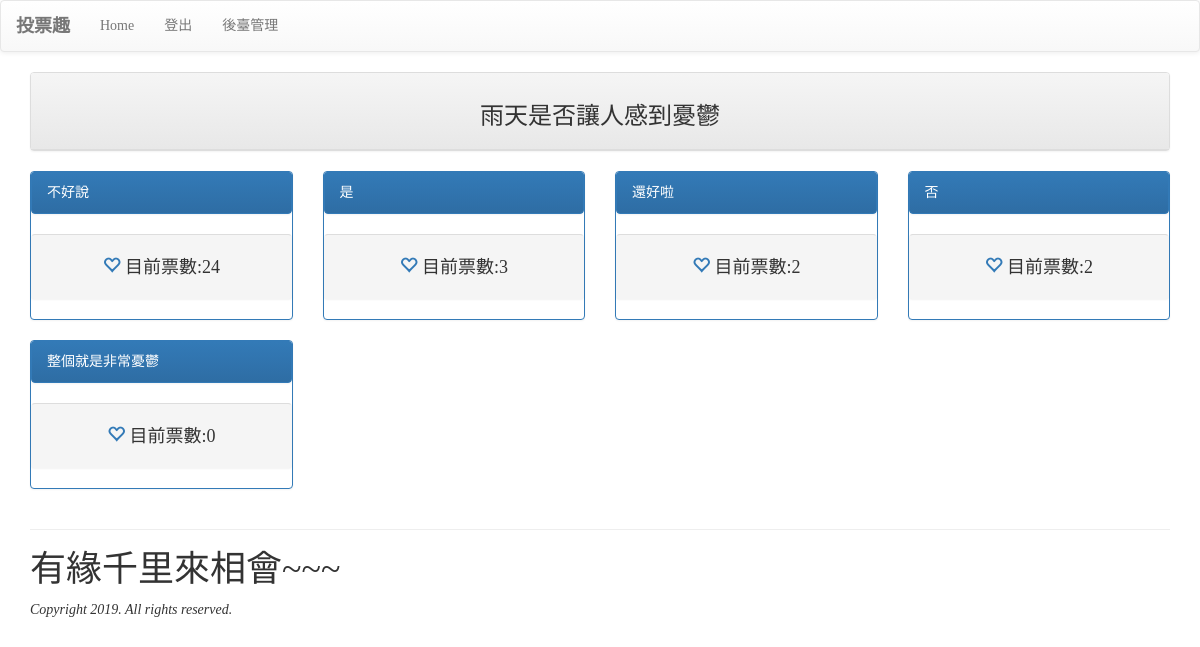
The app's page /poll/1 (signed in) with its own data.
### mysite/models.py (models this page shows, shortened)
class Poll(models.Model):
    name = models.CharField(max_length=200, null=False)
    created_at = models.DateField(auto_now_add=True)
    enabled = models.BooleanField(default=False)

class PollItem(models.Model):
    poll = models.ForeignKey(Poll, on_delete=models.CASCADE)
    name = models.CharField(max_length=200, null=False)
    image_url = models.CharField(max_length=200, null=True, blank=True)
    vote = models.PositiveIntegerField(default=0)

### mysite/views.py (the view)
# urls.py: path('poll/<int:pollid>', views.poll, name='poll-url'),
@login_required
def poll(request, pollid):
    try:
        poll = models.Poll.objects.get(id = pollid)
    except:
        poll = None
    if poll is not None:
        pollitems = models.PollItem.objects.filter(poll=poll).order_by('-vote')
    return render(request, 'poll.html', locals())

### mysite/templates/poll.html (shortened to what this page needs)
{% extends 'base.html' %}
{% block content %}
<div class='container'>
<div class='row'>
	<div class='col-md-12'>
		<div class='panel panel-default'>
			<div class='panel-heading' align=center>
			    <h3>{{ poll.name }}</h3>
			</div>
		</div>
	</div>
</div>
{% for pollitem in pollitems %}
    {% cycle "<div class='row'>" "" "" "" %}
    <div class='col-sm-3'>
        <div class='panel panel-primary'>
            <div class='panel panel-heading'>
                {{ pollitem.name }}
            </div>
            <div class='panel panel-footer' align=center>
                <h4>
                <a href='/vote/{{poll.id}}/{{pollitem.id}}' title='投票'>
                    <span class='glyphicon glyphicon-heart-empty'></span>
                </a>
                目前票數:{{ pollitem.vote }}
                </h4>
            </div>
        </div>
    </div>
    {% cycle "" "" "" "</div>" %}
{% endfor %}
</div>
{% endblock %}

### mysite/templates/base.html (style rules this page uses)
h1,h2,h3,h4,h5,p,div { font-family: 微軟正黑體; }

### records on screen
Poll: name "雨天是否讓人感到憂鬱"
PollItem: name "不好說", vote "24"
PollItem: name "是", vote "3"
PollItem: name "還好啦", vote "2"
PollItem: name "否", vote "2"
PollItem: name "整個就是非常憂鬱", vote "0"
